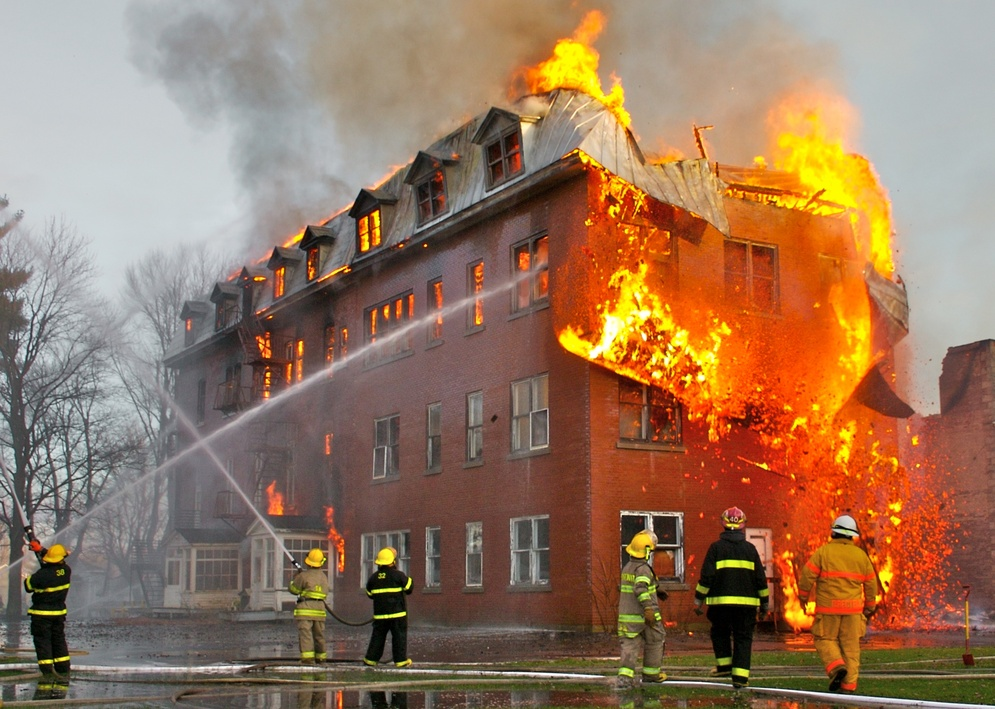
#> input picture test_images/fire_image1.jpg, 995 x 709 px, shrunk from 2362 x 1682 before the run
$ python -i func1.py   (imports and definitions only)
#> lines starting #> are read from the running program, lines starting #| are printed output that depends on the picture; after the words box and inside, x2 and y2 are one past the last pixel; in counts of white or black regions, pixels touching at a corner belong together
#> further down, picture is the input picture: shape (709, 995, 3); mean B, G, R 93.6, 118.2, 150.9
import cv2
import numpy as np

# Fire Detection Functions
def detect_fire(image, lower_fire=np.array([15, 100, 100]), upper_fire=np.array([35, 255, 255])):
    """
    Detect fire in the given image using HSV color thresholding and morphological operations.

    Parameters:
    - image: numpy array, the image to process
    - lower_fire: np.array, lower HSV threshold for fire-like colors
    - upper_fire: np.array, upper HSV threshold for fire-like colors

    Returns:
    - fire_mask_cleaned: np.array, binary mask showing fire regions
    """
    # Convert the image to HSV color space
    hsv_image = cv2.cvtColor(image, cv2.COLOR_BGR2HSV)
#> hsv_image: shape (709, 995, 3); mean H, S, V 43.4, 96.6, 153.2

    # Create a mask based on the color range
    fire_mask = cv2.inRange(hsv_image, lower_fire, upper_fire)
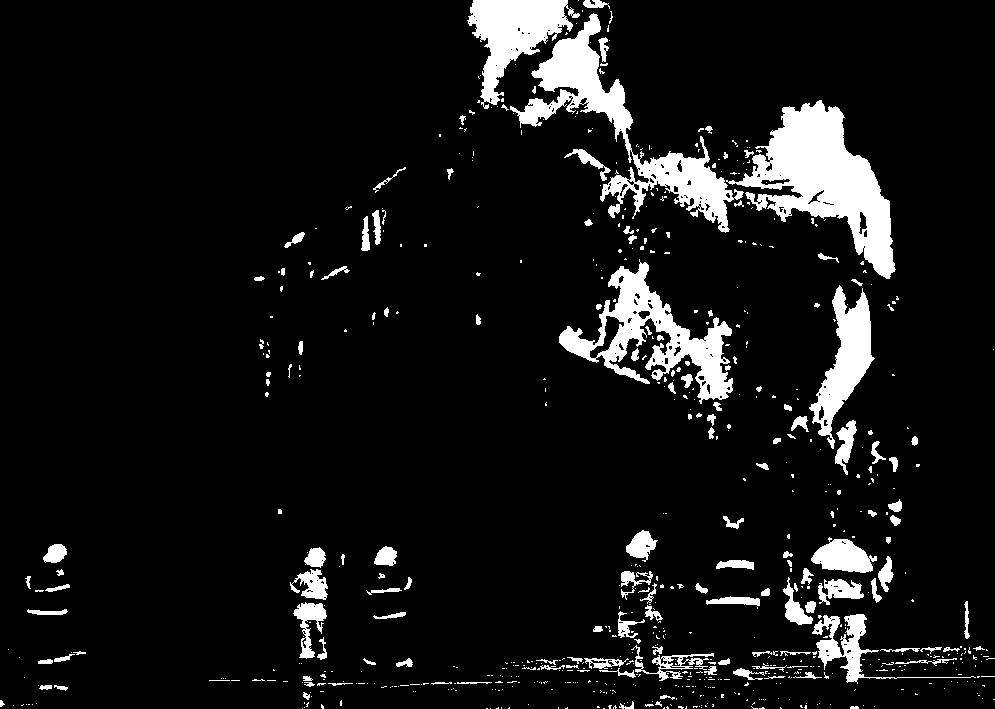
#> fire_mask: shape (709, 995); 8.5% white; 697 white regions (547 under 20 px), largest, box (x1, y1, x2, y2) and area: (726, 100, 896, 279) 12205, (510, 13, 744, 233) 10005, (559, 259, 733, 404) 7654

    # Perform morphological operations to clean the mask
    kernel = np.ones((5, 5), np.uint8)
    fire_mask_cleaned = cv2.morphologyEx(fire_mask, cv2.MORPH_OPEN, kernel)
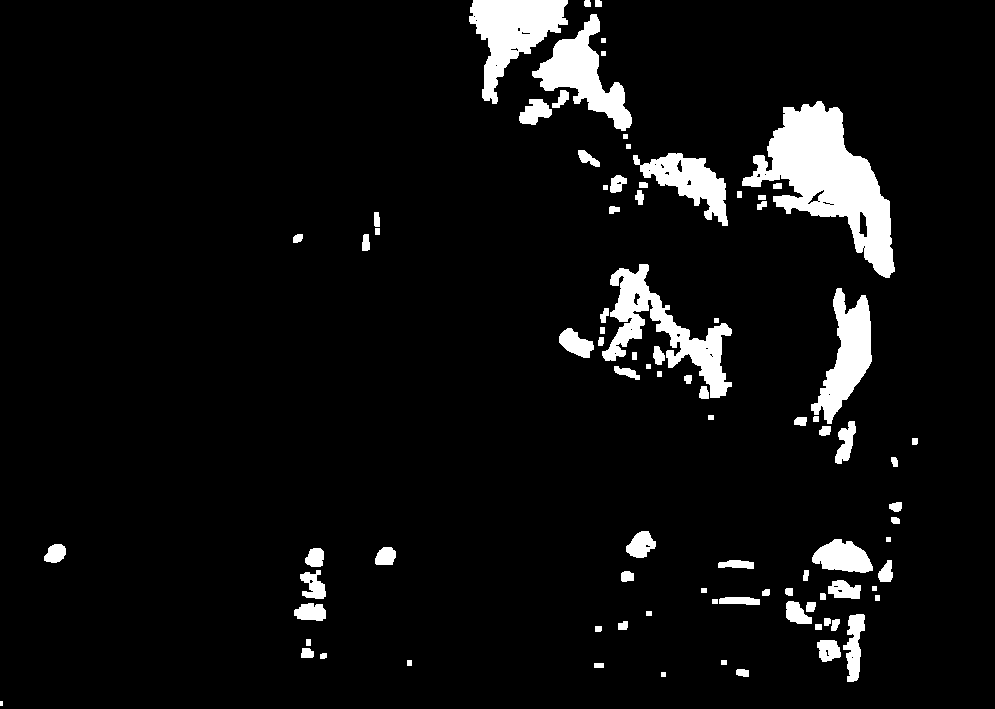
#> fire_mask_cleaned: shape (709, 995); 6.4% white; 89 white regions (1 under 20 px), largest, box (x1, y1, x2, y2) and area: (742, 101, 895, 278) 11429, (602, 264, 732, 398) 5307, (469, 0, 568, 104) 4945
    fire_mask_cleaned = cv2.morphologyEx(fire_mask_cleaned, cv2.MORPH_CLOSE, kernel)
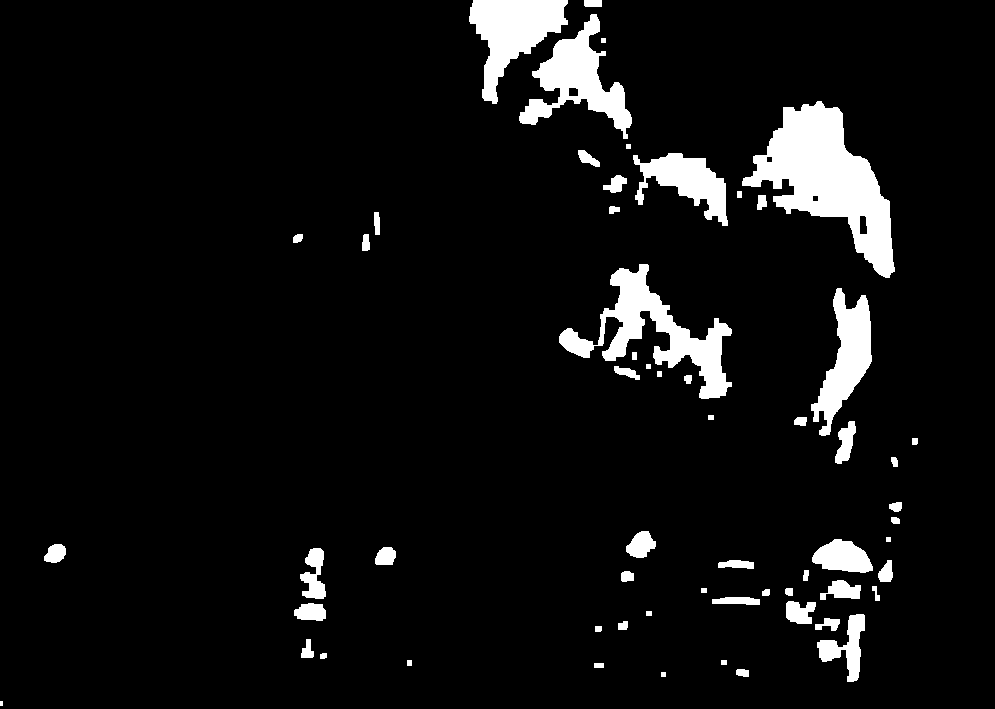
#> fire_mask_cleaned: shape (709, 995); 6.6% white; 60 white regions (1 under 20 px), largest, box (x1, y1, x2, y2) and area: (742, 101, 895, 278) 11755, (559, 264, 732, 399) 6843, (519, 14, 632, 139) 5133

    return fire_mask_cleaned

# [26 lines left out: function classify_fire_presence, not called in this run]

>>> import cv2
>>> picture = cv2.imread('test_images/fire_image1.jpg')
>>> result = detect_fire(picture)

$ run again, on test_images/fire_image17.jpg
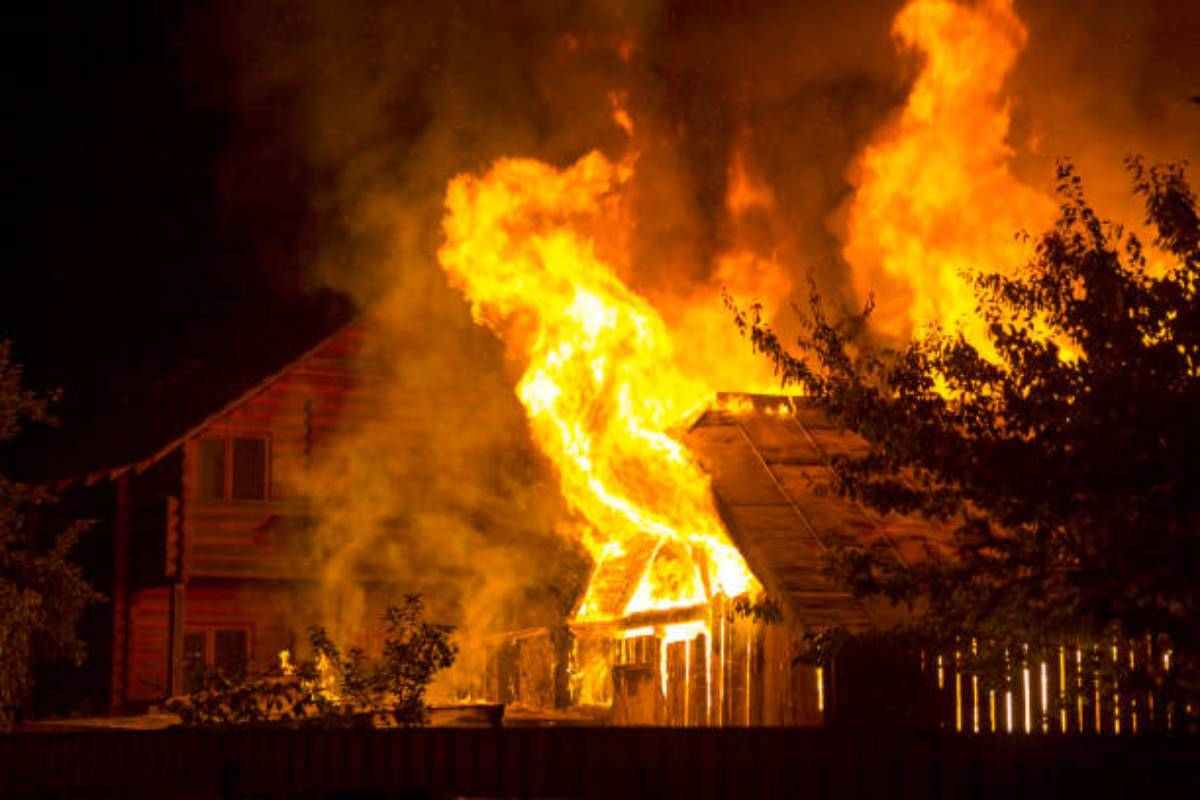
#> input picture test_images/fire_image17.jpg, 1200 x 800 px
#> picture is the input picture: shape (800, 1200, 3); mean B, G, R 6.1, 51.6, 105
#> hsv_image: shape (800, 1200, 3); mean H, S, V 45.3, 242.8, 105
#> in detect_fire, `fire_mask = cv2.inRange(hsv_image, lower_fire, upper_fire)`:
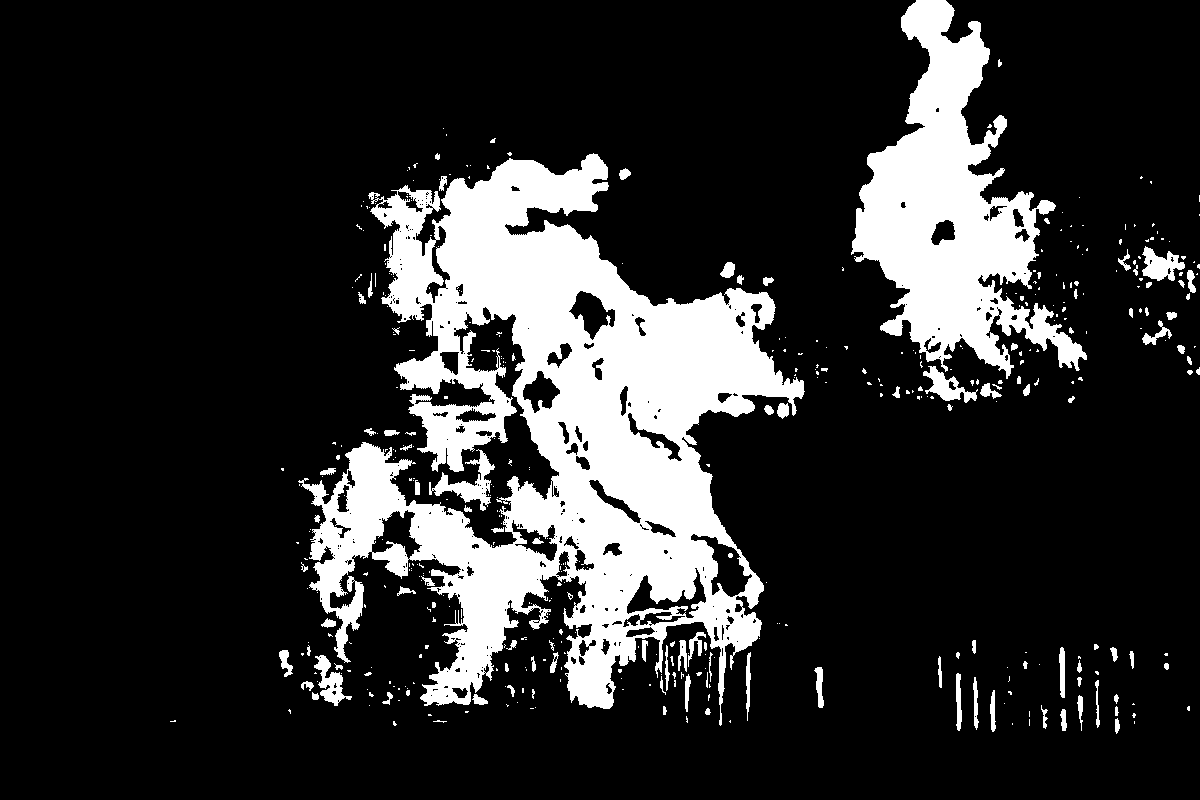
#> fire_mask: shape (800, 1200); 17.8% white; 448 white regions (336 under 20 px), largest, box (x1, y1, x2, y2) and area: (298, 153, 805, 726) 121468, (851, 0, 1087, 379) 37262, (429, 449, 495, 511) 1228
#> in detect_fire, `fire_mask_cleaned = cv2.morphologyEx(fire_mask_cleaned, cv2.MORPH_CLOS..`:
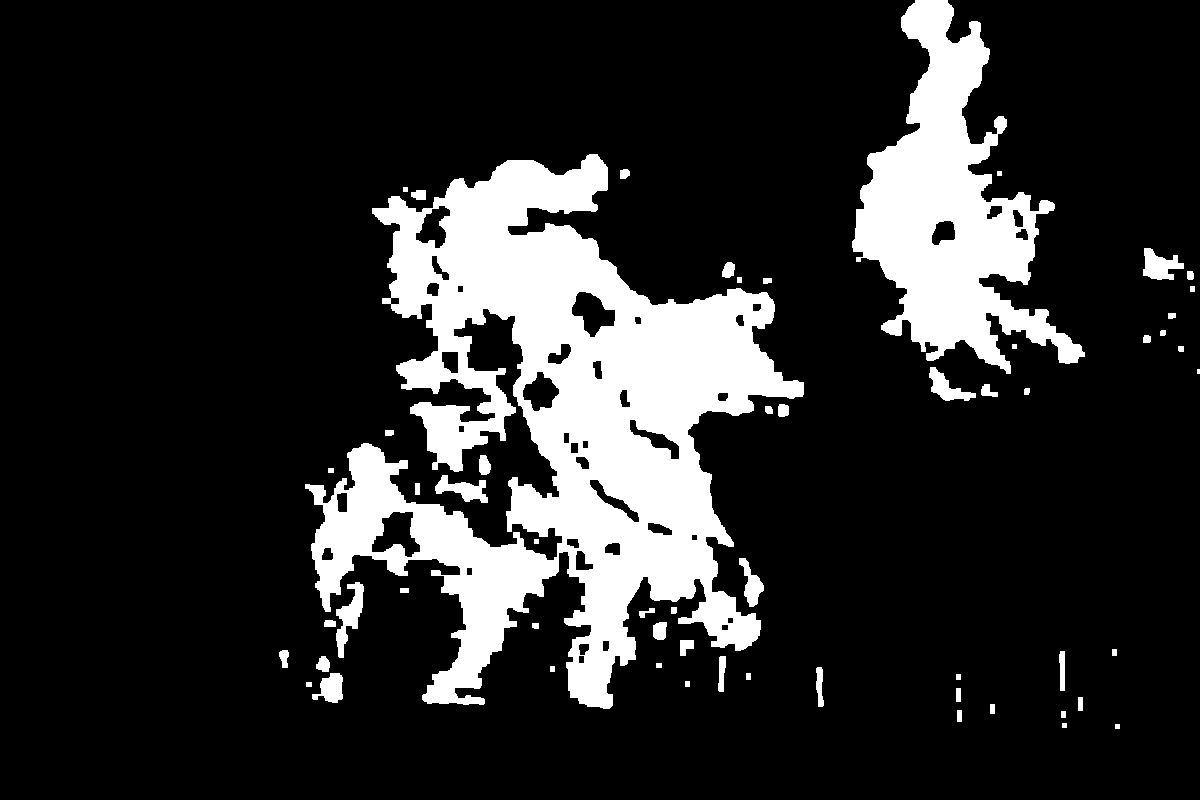
#> fire_mask_cleaned: shape (800, 1200); 16.8% white; 58 white regions (1 under 20 px), largest, box (x1, y1, x2, y2) and area: (305, 154, 804, 709) 116693, (852, 0, 1085, 374) 36803, (336, 582, 364, 658) 946

$ run again, on test_images/fire_image18.jpg
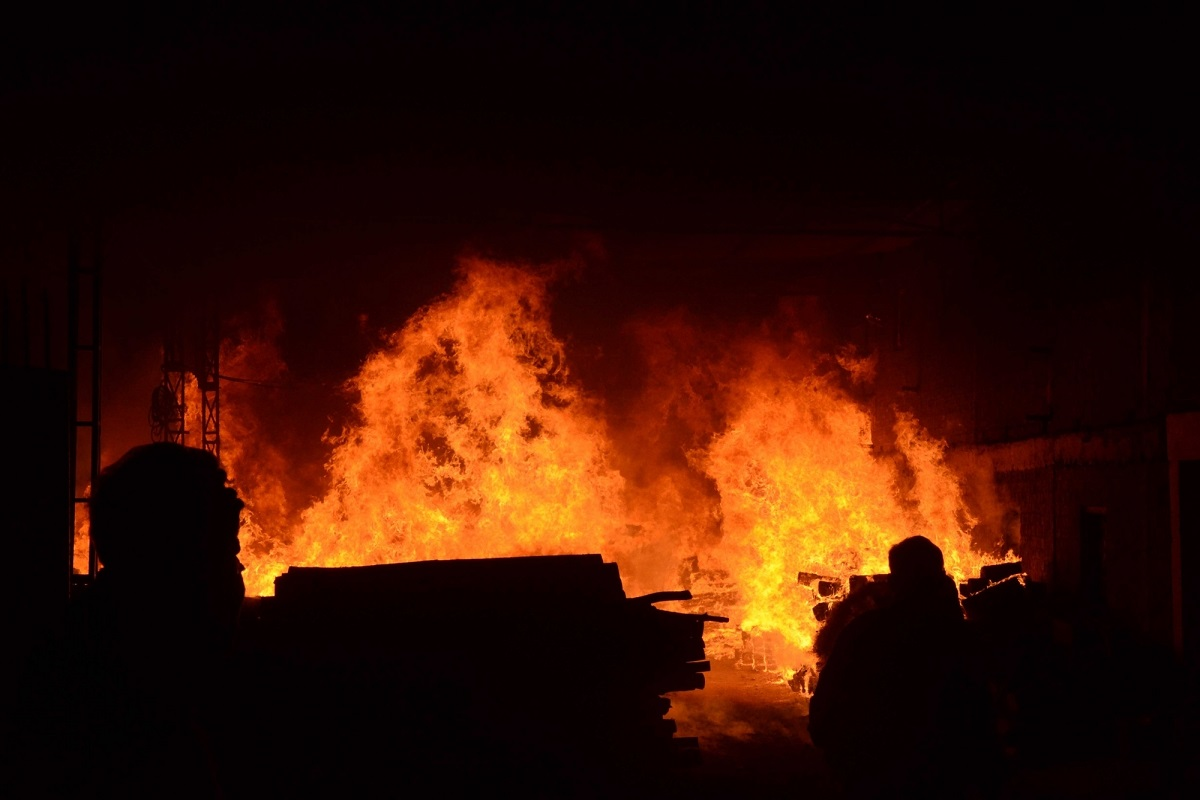
#> input picture test_images/fire_image18.jpg, 1200 x 800 px
#> picture is the input picture: shape (800, 1200, 3); mean B, G, R 4.8, 18, 52.5
#> hsv_image: shape (800, 1200, 3); mean H, S, V 73.7, 235.9, 52.5
#> in detect_fire, `fire_mask = cv2.inRange(hsv_image, lower_fire, upper_fire)`:
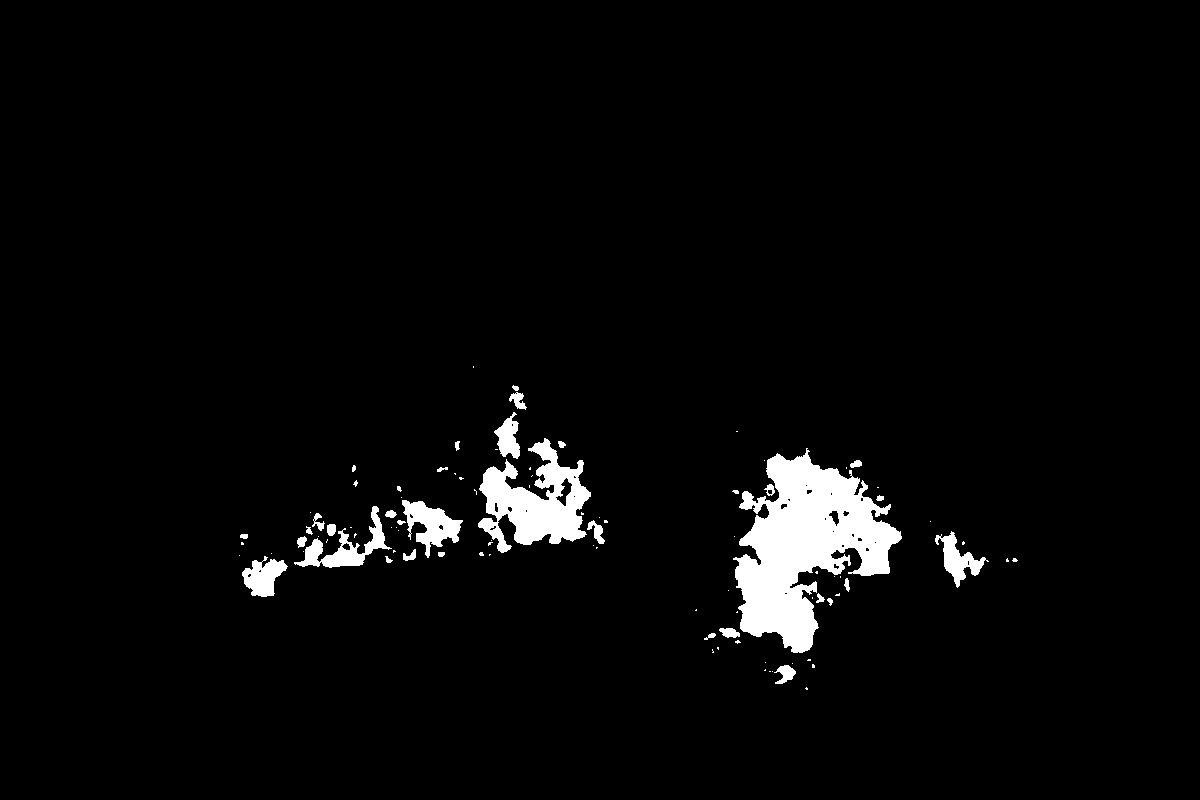
#> fire_mask: shape (800, 1200); 3.4% white; 95 white regions (60 under 20 px), largest, box (x1, y1, x2, y2) and area: (733, 448, 902, 653) 17583, (478, 438, 591, 553) 6494, (294, 506, 392, 568) 1684
#> in detect_fire, `fire_mask_cleaned = cv2.morphologyEx(fire_mask_cleaned, cv2.MORPH_CLOS..`:
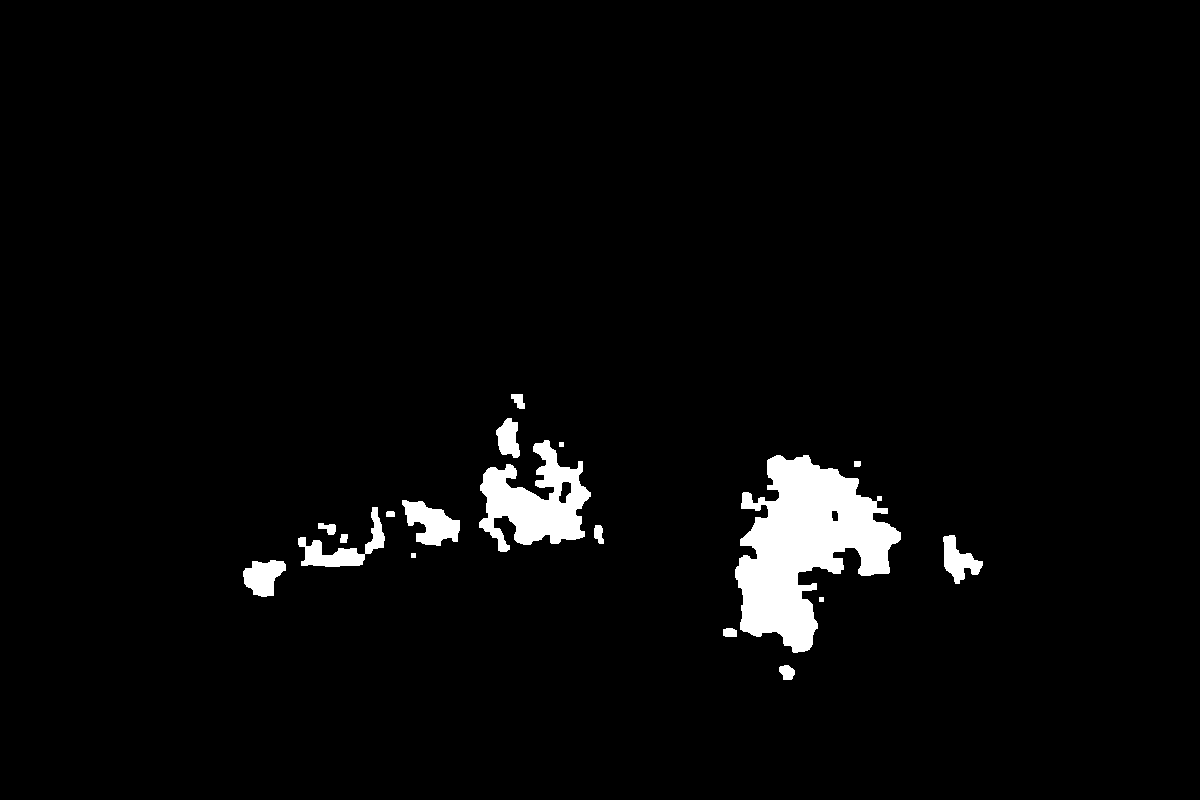
#> fire_mask_cleaned: shape (800, 1200); 3.2% white; 18 white regions, largest, box (x1, y1, x2, y2) and area: (735, 455, 901, 653) 17524, (479, 440, 591, 552) 6500, (298, 507, 385, 567) 1582
